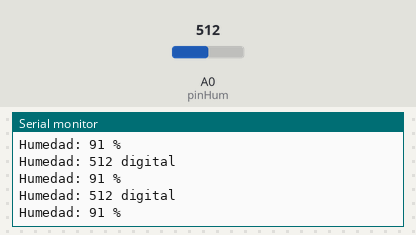
The sketch below on a simulated Arduino Uno, built with avr-gcc and run on an emulated ATmega328P. Parts: the last lines printed to the serial monitor. The inputs (shaded band) are chosen by the test bench; at power-on: A0 (pinHum) = 512.

Above: at 1.2 s.
1.3 s: A0 (pinHum) set to 716
At 1.57 s:
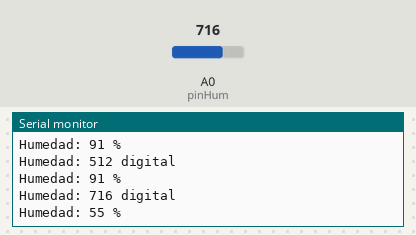
2.8 s: A0 (pinHum) set to 900
At 2.98 s:
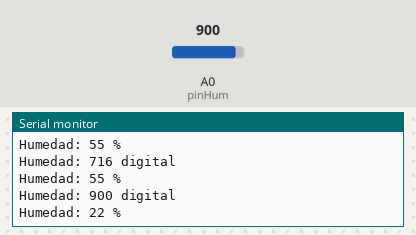
Timing chart, 0 to 5.8 s (numbered marks = the images above; inputs shaded):
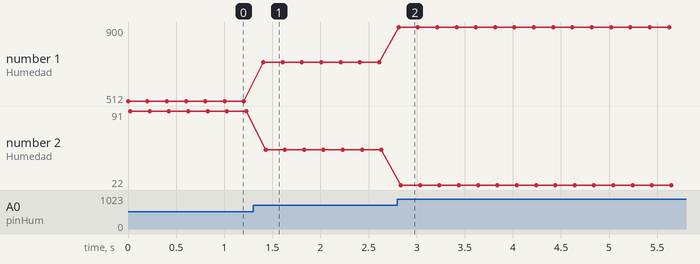

The sketch:

09_HumedadSustrato.ino
```cpp
int pinHum = A0;
int dt = 200;
int readHum;
int valHum;
String msg;

void setup() {
  // put your setup code here, to run once:
  pinMode(pinHum, INPUT);
  Serial.begin(9600);
}

void loop() {
  // put your main code here, to run repeatedly:
  readHum = analogRead(pinHum);
  msg = "Humedad: " + (String)readHum + " digital";
  Serial.println(msg);

  valHum = map(readHum, 460, 1023, 100, 0);
  msg = "Humedad: " + (String)valHum + " %";
  Serial.println(msg);

  delay(dt);
}
```

Measured:
- after the input at 1.3 s, the serial monitor: prints a new line after 0.11 s (image 1)
- after the input at 2.8 s, the serial monitor: prints a new line at once (image 2)
- plotted number 1: 512 → 716 after the input at 1.3 s, 716 → 900 after the input at 2.8 s
- plotted number 2: 91 → 55 after the input at 1.3 s, 55 → 22 after the input at 2.8 s
